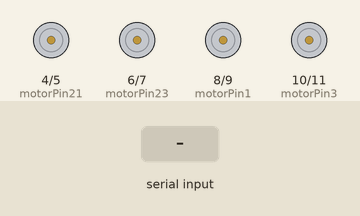
Recording of a sketch running on a simulated Arduino Uno, built with avr-gcc and run on an emulated ATmega328P. Shown: motor-driver pin pairs drawn as motors (green arrow = first pin HIGH = forward, orange = second pin HIGH = backward, longer = more drive). The inputs (shaded band) are chosen by the test bench.

Above: at 1.2 s.
1.3 s: "A" received over Serial
At 1.8 s:
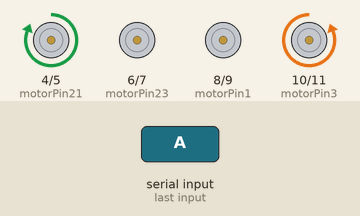
2.8 s: "C" received over Serial
At 4.0 s:
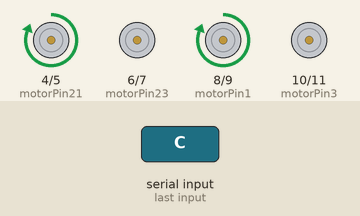
4.3 s: "G" received over Serial
At 5.3 s:
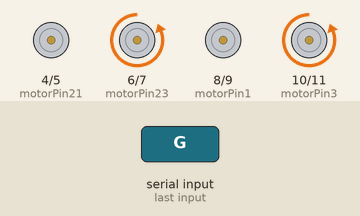
5.8 s: "F" received over Serial
At 6.4 s:
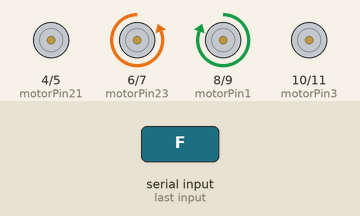
7.3 s: "B" received over Serial
At 8.5 s:
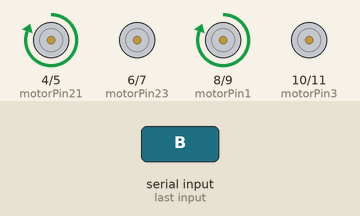
8.8 s: "D" received over Serial
At 9.9 s:
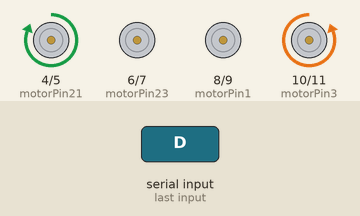
Timing chart, 0 to 11.3 s (numbered marks = the images above; inputs shaded):
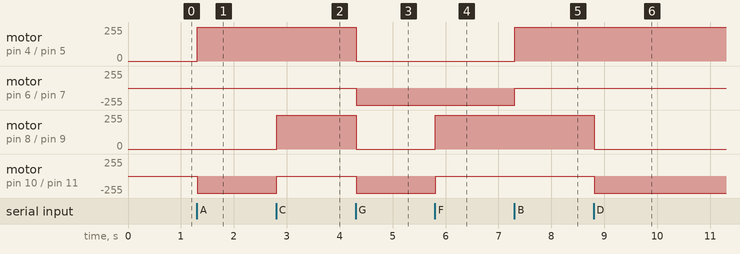

Measured:
- after the input at 1.3 s, motor on pin 4 (motorPin21) / pin 5 (motorPin22): stopped → forward 255/255 at once; motor on pin 10 (motorPin3) / pin 11 (motorPin4): stopped → backward 255/255 at once
- after the input at 2.8 s, motor on pin 8 (motorPin1) / pin 9 (motorPin2): stopped → forward 255/255 at once; motor on pin 10 (motorPin3) / pin 11 (motorPin4): backward 255/255 → stopped at once
- after the input at 4.3 s, motor on pin 4 (motorPin21) / pin 5 (motorPin22), motor on pin 8 (motorPin1) / pin 9 (motorPin2): forward 255/255 → stopped at once; motor on pin 6 (motorPin23) / pin 7 (motorPin24), motor on pin 10 (motorPin3) / pin 11 (motorPin4): stopped → backward 255/255 at once
- after the input at 5.8 s, motor on pin 8 (motorPin1) / pin 9 (motorPin2): stopped → forward 255/255 at once; motor on pin 10 (motorPin3) / pin 11 (motorPin4): backward 255/255 → stopped at once
- after the input at 7.3 s, motor on pin 4 (motorPin21) / pin 5 (motorPin22): stopped → forward 255/255 at once; motor on pin 6 (motorPin23) / pin 7 (motorPin24): backward 255/255 → stopped at once
- after the input at 8.8 s, motor on pin 8 (motorPin1) / pin 9 (motorPin2): forward 255/255 → stopped at once; motor on pin 10 (motorPin3) / pin 11 (motorPin4): stopped → backward 255/255 at once

The sketch:

Etch_A_Sketch_FINAL_ARDUINO.ino
```cpp
int motorPin1 = 8;
int motorPin2 = 9;
int motorPin3 = 10;
int motorPin4 = 11;

int motorPin21 = 4;
int motorPin22 = 5;
int motorPin23 = 6;
int motorPin24 = 7;


int val = 0;

void setup(){

  pinMode(motorPin1, OUTPUT);
  pinMode(motorPin2, OUTPUT);
  pinMode(motorPin3, OUTPUT);
  pinMode(motorPin4, OUTPUT);
  pinMode(motorPin21, OUTPUT);
    pinMode(motorPin22, OUTPUT);
      pinMode(motorPin23, OUTPUT);
        pinMode(motorPin24, OUTPUT);
  Serial.begin(9600);
}


                    //================ MOTOR COMBINATIONS ================\\

void loop(){
  val = Serial.read();
 //=================================================== LEFT + UP / CW1 + CCW2 ==============
  if (val == 'A'){
        digitalWrite(motorPin4, HIGH);
        digitalWrite(motorPin21, HIGH);
   delayMicroseconds(1200);

   digitalWrite(motorPin3, HIGH);
      digitalWrite(motorPin22, HIGH);
   delayMicroseconds(1200);

   digitalWrite(motorPin4, LOW);
    digitalWrite(motorPin21, LOW);
   delayMicroseconds(1200);

   digitalWrite(motorPin2, HIGH);
    digitalWrite(motorPin23, HIGH);
   delayMicroseconds(1200);

   digitalWrite(motorPin3, LOW);
   digitalWrite(motorPin22, LOW);
   delayMicroseconds(1200);

   digitalWrite(motorPin1, HIGH);
      digitalWrite(motorPin24, HIGH);
   delayMicroseconds(1200);

   digitalWrite(motorPin2, LOW);
   digitalWrite(motorPin23, LOW);
   delayMicroseconds(1200);

   digitalWrite(motorPin4, HIGH);
   digitalWrite(motorPin21, HIGH);
   delayMicroseconds(1200);

   digitalWrite(motorPin1, LOW);
      digitalWrite(motorPin24, LOW);
  }

//========================================================= UP / CCW2 =======================
    if (val == 'B'){
      digitalWrite(motorPin21, HIGH);
   delayMicroseconds(1200);

   digitalWrite(motorPin22, HIGH);
   delayMicroseconds(1200);

   digitalWrite(motorPin21, LOW);
   delayMicroseconds(1200);

   digitalWrite(motorPin23, HIGH);
   delayMicroseconds(1200);

   digitalWrite(motorPin22, LOW);
   delayMicroseconds(1200);

   digitalWrite(motorPin24, HIGH);
   delayMicroseconds(1200);

   digitalWrite(motorPin23, LOW);
   delayMicroseconds(1200);

   digitalWrite(motorPin21, HIGH);
   delayMicroseconds(1200);

   digitalWrite(motorPin24, LOW);
  }
//======================================================= RIGHT + UP / CCW1 + CCW2 =============
   if (val == 'C'){
     digitalWrite(motorPin21, HIGH);
     digitalWrite(motorPin1, HIGH);
   delayMicroseconds(1200);

   digitalWrite(motorPin22, HIGH);
   digitalWrite(motorPin2, HIGH);
   delayMicroseconds(1200);

   digitalWrite(motorPin21, LOW);
   digitalWrite(motorPin1, LOW);
   delayMicroseconds(1200);

   digitalWrite(motorPin23, HIGH);
   digitalWrite(motorPin3, HIGH);
   delayMicroseconds(1200);

   digitalWrite(motorPin22, LOW);
   digitalWrite(motorPin2, LOW);
   delayMicroseconds(1200);

   digitalWrite(motorPin24, HIGH);
   digitalWrite(motorPin4, HIGH);
   delayMicroseconds(1200);

   digitalWrite(motorPin23, LOW);
   digitalWrite(motorPin3, LOW);
   delayMicroseconds(1200);

   digitalWrite(motorPin21, HIGH);
   digitalWrite(motorPin1, HIGH);
   delayMicroseconds(1200);

   digitalWrite(motorPin24, LOW);
   digitalWrite(motorPin4, LOW);

 }

//========================================================= LEFT / CW1 =====================
 if (val =='D'){
   digitalWrite(motorPin4, HIGH);
   delayMicroseconds(1200);

   digitalWrite(motorPin3, HIGH);
   delayMicroseconds(1200);

   digitalWrite(motorPin4, LOW);
   delayMicroseconds(1200);

   digitalWrite(motorPin2, HIGH);
   delayMicroseconds(1200);

   digitalWrite(motorPin3, LOW);
   delayMicroseconds(1200);

   digitalWrite(motorPin1, HIGH);
   delayMicroseconds(1200);

   digitalWrite(motorPin2, LOW);
   delayMicroseconds(1200);

   digitalWrite(motorPin4, HIGH);
   delayMicroseconds(1200);

   digitalWrite(motorPin1, LOW);
 }
//======================================================== RIGHT / CCW2=====================
if (val =='F'){
     digitalWrite(motorPin1, HIGH);
   delayMicroseconds(1200);

   digitalWrite(motorPin2, HIGH);
   delayMicroseconds(1200);

   digitalWrite(motorPin1, LOW);
   delayMicroseconds(1200);

   digitalWrite(motorPin3, HIGH);
   delayMicroseconds(1200);

   digitalWrite(motorPin2, LOW);
   delayMicroseconds(1200);

   digitalWrite(motorPin4, HIGH);
   delayMicroseconds(1200);

   digitalWrite(motorPin3, LOW);
   delayMicroseconds(1200);

   digitalWrite(motorPin1, HIGH);
   delayMicroseconds(1200);

   digitalWrite(motorPin4, LOW);
 }
//========================================================= LEFT + DOWN  / CW1 + CW2 ==============
 if (val == 'G'){
 digitalWrite(motorPin4, HIGH);
 digitalWrite(motorPin24, HIGH);
   delayMicroseconds(1200);

   digitalWrite(motorPin3, HIGH);
   digitalWrite(motorPin23, HIGH);
   delayMicroseconds(1200);

   digitalWrite(motorPin4, LOW);
   digitalWrite(motorPin24, LOW);
   delayMicroseconds(1200);

   digitalWrite(motorPin2, HIGH);
   digitalWrite(motorPin22, HIGH);
   delayMicroseconds(1200);

   digitalWrite(motorPin3, LOW);
   digitalWrite(motorPin23, LOW);
   delayMicroseconds(1200);

   digitalWrite(motorPin1, HIGH);
    digitalWrite(motorPin21, HIGH);
   delayMicroseconds(1200);

   digitalWrite(motorPin2, LOW);
     digitalWrite(motorPin22, LOW);
   delayMicroseconds(1200);

   digitalWrite(motorPin4, HIGH);
   digitalWrite(motorPin24, HIGH);
   delayMicroseconds(1200);

   digitalWrite(motorPin1, LOW);
   digitalWrite(motorPin21, LOW);
 }

//=========================================================== DOWN / CW2 ===================
 if (val == 'H'){
     digitalWrite(motorPin24, HIGH);
   delayMicroseconds(1200);

   digitalWrite(motorPin23, HIGH);
   delayMicroseconds(1200);

   digitalWrite(motorPin24, LOW);
   delayMicroseconds(1200);

   digitalWrite(motorPin22, HIGH);
   delayMicroseconds(1200);

   digitalWrite(motorPin23, LOW);
   delayMicroseconds(1200);

   digitalWrite(motorPin21, HIGH);
   delayMicroseconds(1200);

   digitalWrite(motorPin22, LOW);
   delayMicroseconds(1200);

   digitalWrite(motorPin24, HIGH);
   delayMicroseconds(1200);

   digitalWrite(motorPin21, LOW);
 }

//=========================================================== RIGHT + DOWN / CCW1 + CW2 ===========
 if (val == 'I'){
     digitalWrite(motorPin24, HIGH);
      digitalWrite(motorPin1, HIGH);
   delayMicroseconds(1200);

   digitalWrite(motorPin23, HIGH);
   digitalWrite(motorPin2, HIGH);
   delayMicroseconds(1200);

   digitalWrite(motorPin24, LOW);
   digitalWrite(motorPin1, LOW);
   delayMicroseconds(1200);

   digitalWrite(motorPin22, HIGH);
   digitalWrite(motorPin3, HIGH);
   delayMicroseconds(1200);

   digitalWrite(motorPin23, LOW);
      digitalWrite(motorPin2, LOW);
   delayMicroseconds(1200);

   digitalWrite(motorPin21, HIGH);
   digitalWrite(motorPin4, HIGH);
   delayMicroseconds(1200);

   digitalWrite(motorPin22, LOW);
    digitalWrite(motorPin3, LOW);
   delayMicroseconds(1200);

   digitalWrite(motorPin24, HIGH);
   digitalWrite(motorPin1, HIGH);
   delayMicroseconds(1200);

   digitalWrite(motorPin21, LOW);
     digitalWrite(motorPin4, LOW);
 }

//============================================================= STOPS EVERYTHING ==========================
 if (val == 'a'){
    digitalWrite(motorPin1, LOW);
    digitalWrite(motorPin2, LOW);
    digitalWrite(motorPin3, LOW);
    digitalWrite(motorPin4, LOW);
     digitalWrite(motorPin21, LOW);
    digitalWrite(motorPin22, LOW);
    digitalWrite(motorPin23, LOW);
    digitalWrite(motorPin24, LOW);
  }


}
```
